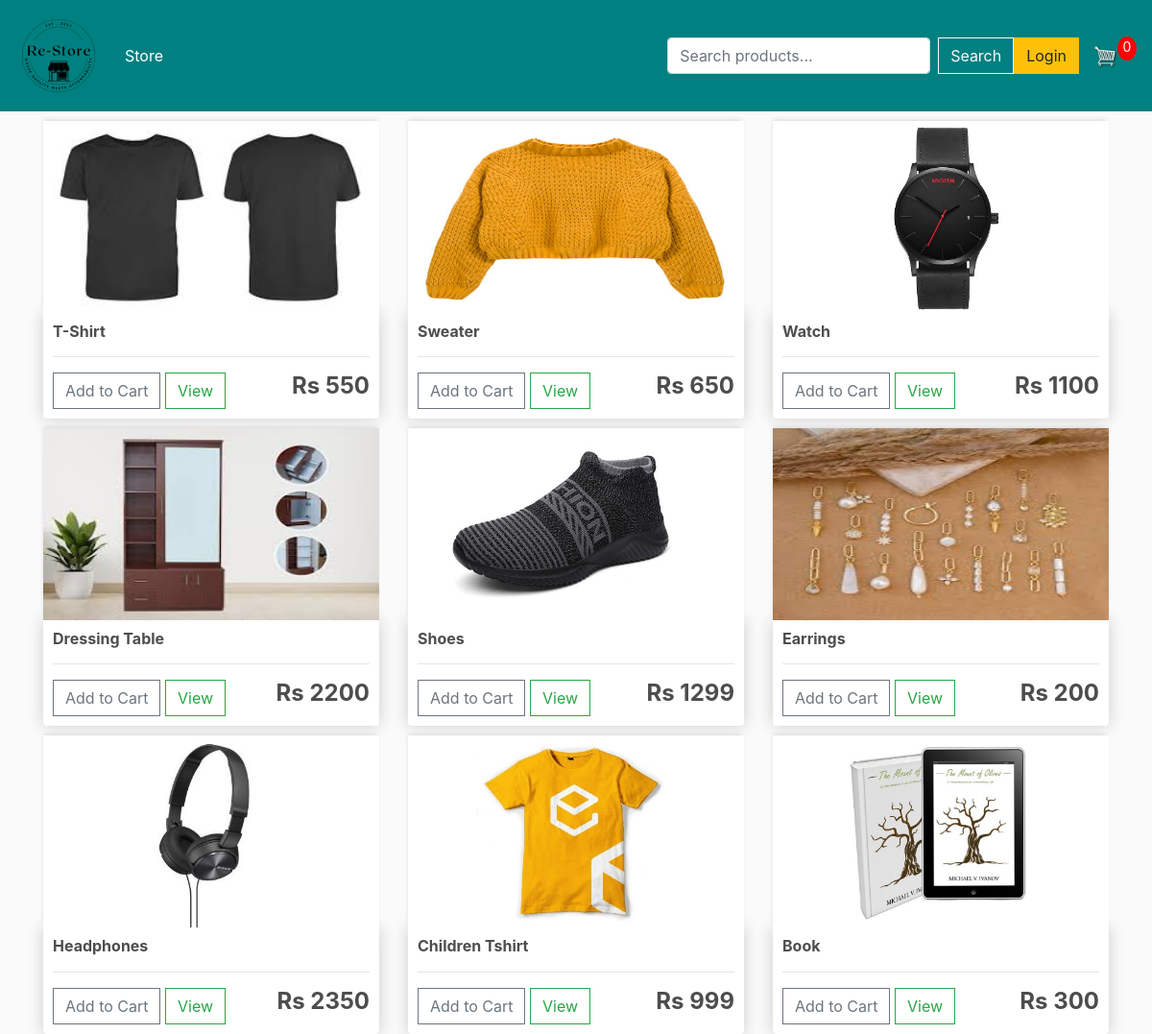
The app's page /, older data.
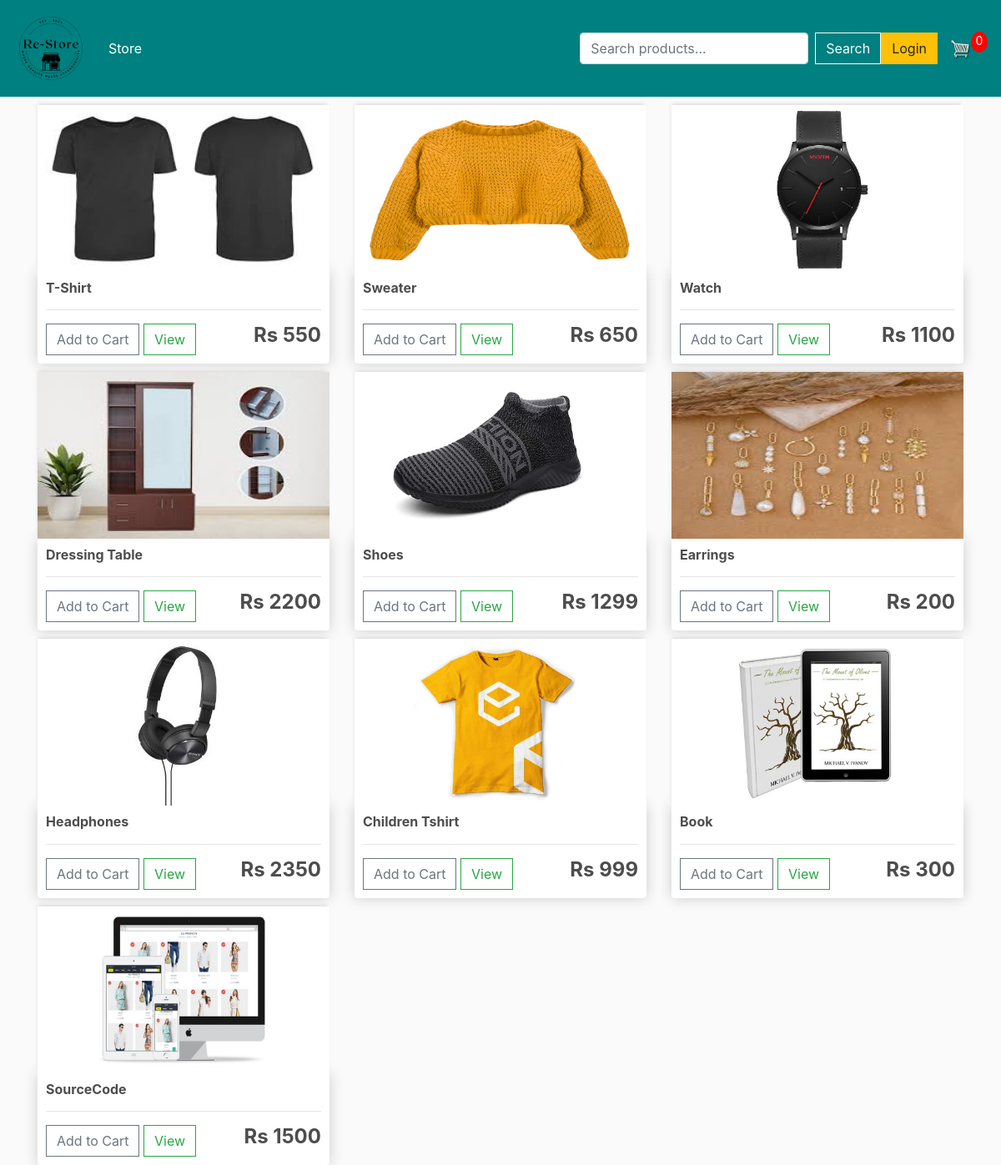
The same page, newer data.
### Store/models.py (models this page shows, shortened)
class Product(models.Model):
	name = models.CharField(max_length=200)
	price = models.DecimalField(max_digits=7, decimal_places=0)  # Store prices with 0 decimal places
	digital = models.BooleanField(default=False,null=True, blank=True)
	image = models.ImageField(null=True, blank=True)
	@property
	def imageURL(self):
		try:
			url = self.image.url
		except:
			url = ''
		return url

### Store/views.py (the view)
# urls.py: path('',views.store,name="store"),
def store(request):
    data = cartData(request)
    cartItems = data['cartItems']
    order = data['order']
    items = data['items']
    products = Product.objects.all()
    context = {'products': products, 'cartItems': cartItems}
    return render(request, 'store/store.html', context)

### Store/utils.py (called while the page is built, shortened)
def cookieCart(request):
    try:
        cart = json.loads(request.COOKIES['cart'])
    except:
        cart = {}
        print('CART:', cart)
    items = []
    order = {'get_cart_total': 0, 'get_cart_items': 0, 'shipping': False}
    cartItems = order['get_cart_items']
    return {'cartItems': cartItems, 'order': order, 'items': items}

def cartData(request):
    if request.user.is_authenticated:
        customer = request.user.customer
        order, created = Order.objects.get_or_create(customer=customer, complete=False)
        items = order.orderitem_set.all()
        cartItems = order.get_cart_items
    else:
        cookieData = cookieCart(request)
        cartItems = cookieData['cartItems']
        order = cookieData['order']
        items = cookieData['items']
    return {'cartItems': cartItems, 'order': order, 'items': items}

### Store/templates/store/store.html
{% extends 'store/main.html' %}
{% load static %}
{% block content %}
	<div class="row">
		{% for product in products %}
		<div class="col-lg-4">
			<img class="thumbnail" src="{{product.imageURL}}">
			<div class="box-element product">
				<h6><strong>{{product.name}}</strong></h6>
				<hr>
				<button data-product="{{product.id}}" data-action="add" class="btn btn-outline-secondary add-btn update-cart">Add to Cart</button>
				<a class="btn btn-outline-success" href="#">View</a>
				<h4 style="display: inline-block; float: right"><strong>Rs {{product.price}}</strong></h4>
			</div>
		</div>
		{% endfor %}
	</div>
{% endblock content %}

### Store/templates/store/main.html (shortened to what this page needs)
{% load static %}
<html>
    <head>
        <link rel="stylesheet" href="https://cdn.jsdelivr.net/npm/bootstrap@4.4.1/dist/css/bootstrap.min.css"
>
        <link rel="stylesheet" type="text/css" href="{% static 'css/main.css' %}">
    </head>
    <body>
      <nav class="navbar navbar-expand-lg navbar-dark" style="background-color: #008080;">
    <a class="navbar-brand" href="{% url 'store' %}">
        <img src="{% static 'images/restore.png' %}" alt="Store Logo" style="height:90px; width: auto;">
    </a>
  <div class="collapse navbar-collapse" id="navbarSupportedContent">
    <ul class="navbar-nav mr-auto">
      <li class="nav-item active">
        <a class="nav-link" href="{% url 'store' %}">Store <span class="sr-only">(current)</span></a>
      </li>
    </ul>
   <form method="POST" action="{% url 'store' %}" class="form-inline my-2 my-lg-0 ml-auto">
                <input class="form-control mr-sm-2 search-input" type="search" name="search" placeholder="Search products..."
                       aria-label="Search" value="{{ query }}">
                <button class="btn btn-outline-light my-2 my-sm-0 search-btn" type="submit">Search</button>
            </form>
      <div class="form-inline my-2 my-lg-0">
	     	<a href="{% url 'login' %}"class="btn btn-warning">Login</a>
	     	<a href="{% url 'cart' %}">
	    		<img  id="cart-icon" src="{% static 'images/cart.png' %}">
	    	</a>
	    	<p id="cart-total">{{ cartItems }}</p></div>
  </div>
</nav>
        <div class="container">
            {% block content %}{% endblock %}
        </div>
    </body>
</html>

### Store/static/css/main.css (style rules this page uses)
body { background-color: hsl(0, 0%, 98%); }
h1,h2,h3,h4,h5,h6 { color:hsl(0, 0%, 30%); }
.box-element { box-shadow:hsl(0, 0%, 80%) 0 0 16px; background-color: #fff; border-radius: 4px; padding: 10px; }
.thumbnail { width: 100%; height: 200px; -webkit-box-shadow: -1px -3px 5px -2px rgba(214,214,214,1); -moz-box-shadow: -1px -3px 5px -2px rgba(214,214,214,1); box-shadow: -1px -3px 5px -2px rgba(214,214,214,1); }
.product { border-radius: 0 0 4px 4px; }
#cart-icon { width:25px; display: inline-block; margin-left: 15px; }
#cart-total { display: block; text-align: center; color:#fff; background-color: red; width: 20px; height: 25px; border-radius: 50%; font-size: 14px; }
.col-lg-4, .col-lg-6, .col-lg-8, .col-lg-12 { margin-top: 10px; }
.btn { border-radius: 0; }

Row changes from the older to the newer data that the page shows:
added Product: imageURL (picture), name "SourceCode", price "1500"
